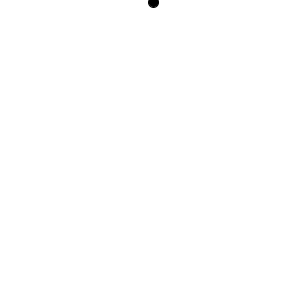
Frame 1 (no input)
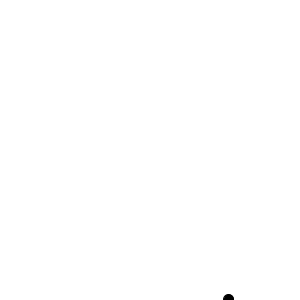
Frame 60 (the mouse pressed at the canvas centre just before this capture)
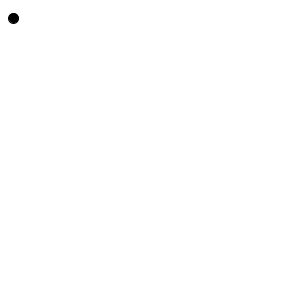
Frame 120 (the mouse held since frame 60 and released just before this capture)

The Processing sketch that drew these frames (run headless with seeded random() and noise(); from frame 60 on, the mouse is pressed at the canvas centre):

// Processing sketch: Bouncing_Ball_functions
// ── Bouncing_Ball_functions.pde
//ball position Values
float posX;
float posY;

//Assign initial speeds within a random range
float speedX = random(1,5);
float speedY = random(1,5);

//set ballsize
float ballWidth = 10;
float ballHeight = 10;

//definte acceleration
float gravity = .1;

void setup()
{
  size(300,300);
  
  //Set initial possition to the middle of the screen
  posX = width/2;
  posY = 0;
}

void draw()
{
  //Reset screen
  background(255);
  
  //Call Ball Functions
  moveBall();
  bounceBall();
  drawBall();
}

//Draw Ball
void drawBall()
{
  fill(0);
  ellipse(posX,posY,ballWidth,ballHeight);
}

//Move Ball based on speed
void moveBall()
{
  posX += speedX;
  posY += speedY;
  
  speedY += gravity;
}

//Change Direction when the ball hits an edge
void bounceBall()
{
  if((posX > width - ballWidth/2) || (posX < 0 + ballWidth/2))
  {
    speedX *= -1;
  }
  
  if(posY > height - ballHeight/2)
  {
    speedY *= -0.95;
  }
}
